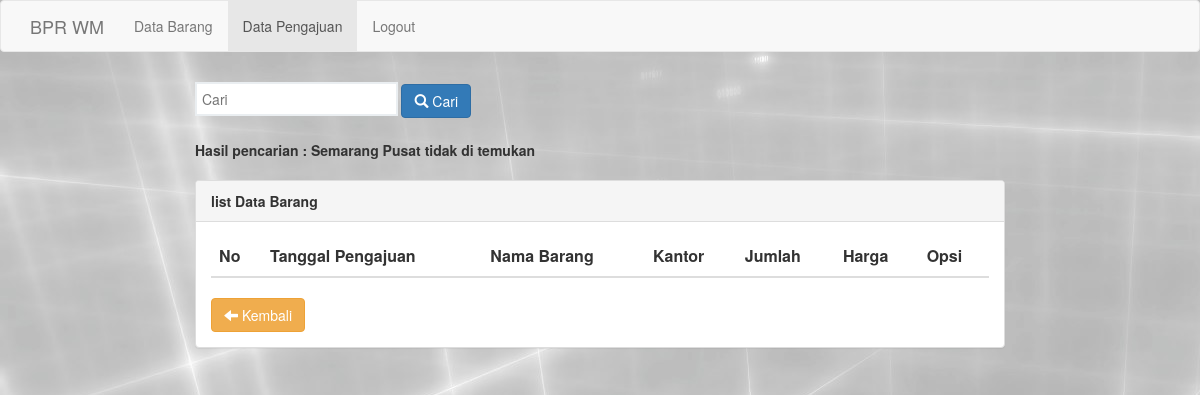
Page /hrd/proses_search_pgj.php?cari=Semarang Pusat on the earlier database version.
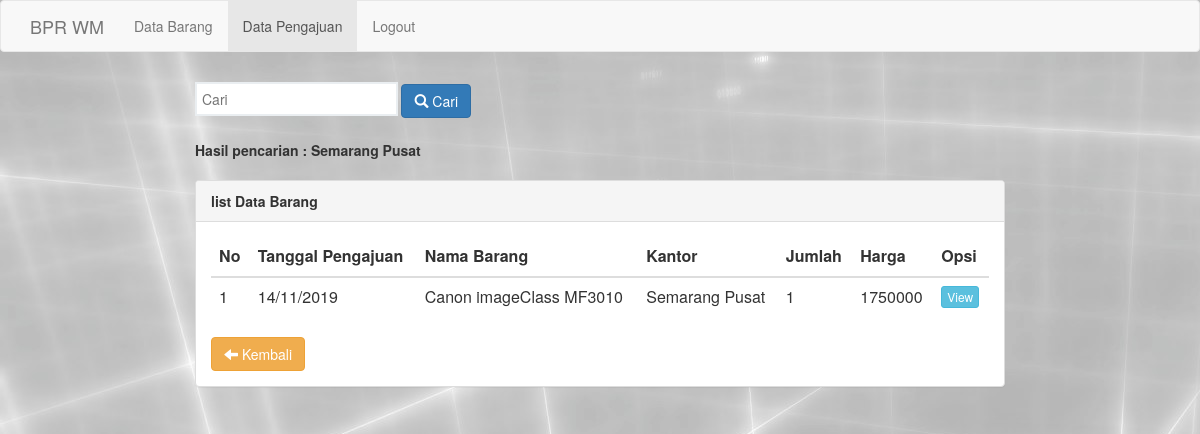
Same page on the later database version.
### tables this page shows
CREATE TABLE `pengajuan_brg` (
  `id_pengajuan` int(5) NOT NULL,
  `tgl_pengajuan` timestamp NOT NULL DEFAULT CURRENT_TIMESTAMP,
  `nm_brg_pgj` varchar(50) NOT NULL,
  `nm_kantor_pgj` varchar(50) NOT NULL,
  `jml_brg_pgj` int(100) NOT NULL,
  `sat_brg_pgj` varchar(100) NOT NULL,
  `hrg_brg_pgj` int(20) NOT NULL,
  `tot_hrg_pgj` int(100) NOT NULL,
  `ket_pgj` text NOT NULL,
  `notif_pgj` varchar(100) NOT NULL DEFAULT 'Proses'
);

### hrd/proses_search_pgj.php (the view, shortened to what this page needs)
<html>
<head>
  <link rel="stylesheet" type="text/css" href="assets/css/bootstrap.css">
</head>
<body>
   <nav class="navbar navbar-default">
          <div class="container">
            <div class="navbar-header">
              <a class="navbar-brand" href="www.bprwm.co.id">BPR WM</a>
            </div>
            <div class="collapse navbar-collapse" id="bs-example-navbar-collapse-1">
              <ul class="nav navbar-nav">
               <li><a href="index_barang_hrd.php">Data Barang </a></li>
                <li class="active"><a href="index_pengajuan_hrd.php">Data Pengajuan <span class="sr-only">(current)</span></a></li>
                <li><a href="../logout.php">Logout</a></li>
              </ul>
            </div>
          </div>
        </nav>
  <div class="row">
    <div class="container-fuild">
      <div class="row">
        <div class="col-md-8 col-md-offset-2">
          <form action="proses_search_pgj.php" method="get">
          <input type="search" name="cari" placeholder="Cari" >
          <button action="proses_search_pgj.php" type="submit" class="btn btn-primary"><i class="glyphicon glyphicon-search" value="Cari"  ></i> Cari</button>
        </form>
         <?php
              include 'koneksi.php';
              $lihat = '';
                if(isset($_GET['cari'])) {
                $cari = $_GET['cari'];
                $date = date("Y-m-d", strtotime($cari));
                $lihat = mysqli_query($connect,"SELECT * FROM pengajuan_brg WHERE tgl_pengajuan like '%".$date."%' OR nm_kantor_pgj like '%".$cari."%' OR nm_brg_pgj like '%".$cari."%'");
                }
                if(isset($_GET['cari'])){
                  $cari = $_GET['cari'];
                  echo "<b>Hasil pencarian : ".$cari."</b>";
                   if(mysqli_fetch_array($lihat) == null){
                  echo " <b>tidak di temukan</b>";
                }else{
                  $lihat = mysqli_query($connect,"SELECT * FROM pengajuan_brg WHERE tgl_pengajuan like '%".$date."%' OR nm_kantor_pgj like '%".$cari."%' OR nm_brg_pgj like '%".$cari."%'");
                }
                }
              ?>
          <br>
          <br>
          <div class="panel panel-default">
            <div class="panel-heading">
              <span class="title"><b>list Data Barang</b></span>
            </div>
            <div class="panel-body">
              <table class="table table-stripped" width="100%">
                <thead>
                  <tr>
                    <th>No</th>
                    <th>Tanggal Pengajuan</th>
                    <th>Nama Barang</th>
                    <th>Kantor</th>
                    <th>Jumlah</th>
                    <th>Harga</th>
                    <th>Opsi</th>
                  </tr>
                </thead>
                  <?php
                    $no = 1;
                      while ($data = mysqli_fetch_array($lihat)) {
                      ?>
                <tbody>
                  <tr>
                    <td><?php echo $no;?></td>
                    <td><?php echo date("d/m/Y", strtotime($data['tgl_pengajuan']))?></td>
                    <td><?php echo $data['nm_brg_pgj']?></td>
                    <td><?php echo $data['nm_kantor_pgj']?></td>
                    <td><?php echo $data['jml_brg_pgj']?></td>
                    <td><?php echo $data['hrg_brg_pgj']?></td>
                    <td>
                      <a href="view_pengajuan.php?id_pengajuan=<?php echo $data['id_pengajuan']?>" class="btn btn-info btn-xs"><i "></i>View </a>
                  </tr>
                </tbody>
                <?php $no++;
              }
                ?>
              </table>
              <button class="btn btn-warning" onclick="history.back(-1)"><i class="glyphicon glyphicon-arrow-left"></i> Kembali</button>
            </div>
          </div>
        </div>
      </div>
    </div>
  </div>
</body>
</html>

Differences in the rows shown:
added pengajuan_brg: tgl_pengajuan "14/11/2019", nm_brg_pgj "Canon imageClass MF3010", nm_kantor_pgj "Semarang Pusat", jml_brg_pgj "1", hrg_brg_pgj "1750000"
Other differences:
text no longer shown: "tidak di temukan"
